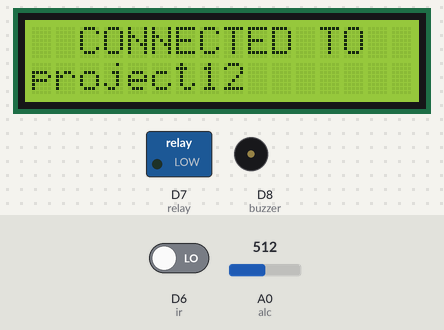
A sketch run on a simulated ESP8266 (NodeMCU). Shown: 16×2 character LCD, switched loads named in the sketch (green lamp = pin HIGH), buzzer (waves = sounding, pin HIGH). Inputs (shaded band) come from the test bench; at power-on: A0 (alc) = 512, D6 (ir) LOW. WiFi joins after 1.5 s; servers stay silent unless stated; uploads are accepted with an empty reply; what the sketch prints to the serial monitor is not drawn.

Above: at 3.8 s.
At 11.6 s:
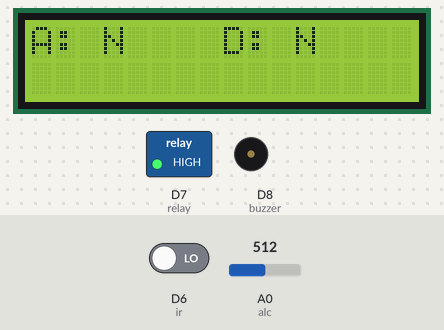
11.7 s: A0 (alc) set to 990
13.2 s: A0 (alc) set to 1015
At 14.0 s:
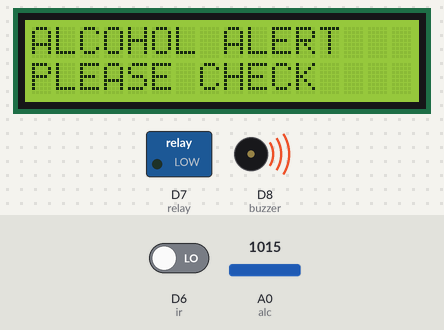
At 14.8 s:
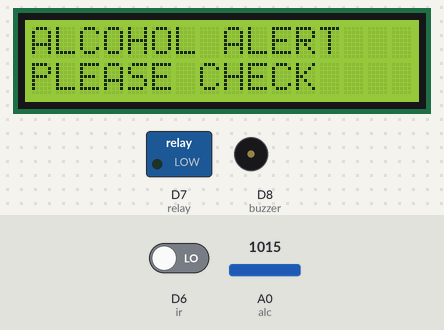
Timing chart, 0 to 21.8 s (numbered marks = the images above; inputs shaded):
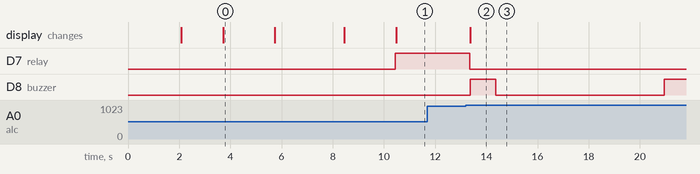

Measured:
- the behaviour switches between 1000 and 1001 on A0 (alc) (found by bisection; images 1 and 2)
- after the input at 11.7 s, every drawn part: stays the same
- after the input at 13.2 s, D7 (relay): HIGH → LOW after 0.16 s; D8 (buzzer): LOW → HIGH after 0.16 s, → LOW 1.0 s later, → HIGH 6.6 s later; the display: changes after 0.16 s (image 2)
- what the display in image 0 shows lasts 2.0 s, from 3.7 s to 5.7 s

The sketch:

Real_Time_Drowsiness_Detection_bharath_cse.ino
```cpp
#include <ESP8266WiFi.h>
#include <ESP8266HTTPClient.h>
#include <String.h>
#include <LiquidCrystal.h>


// WiFi parameters to be configured
const char* ssid = "project12"; // Hoofdlettergevoelig
const char* password = "project123456"; // Hoofdlettergevoelig

String a = "http://sms.scubedigi.com/api.php?username=Mydreamacd&password=Mydre@m123&to=9059966082&from=MYDREM&message=";
String msg = "\0";
String r = "http://projectsiot.xyz/IoTProjects/Drowsy/upload.php?a=";
String rs = "\0";
int v = 0;
int count = 0;
int i = 0;


LiquidCrystal lcd(D0,D1,D2,D3,D4,D5);

const int alc    = A0;

#define ir  D6
#define relay D7
#define buzzer D8


String A = "N";
String D = "N";
int flag1 = 0;
int flag2 = 0;

void beep ()
{
  digitalWrite(buzzer, HIGH);
  delay(1000);
  digitalWrite(buzzer, LOW);
  delay(100);
}

void setup()
{

  pinMode(ir, INPUT);
  pinMode(relay, OUTPUT);
  pinMode(buzzer,OUTPUT);
pinMode(alc,INPUT);


    Serial.begin(9600);
    Serial.println("WELCOME");

        lcd.begin(16, 2);


          lcd.clear();
          lcd.setCursor(0,0);
          lcd.print("REAL TIME DROWSINESS");

          lcd.setCursor(0,1);
          lcd.print("DETECTION");
          delay(1500);

Serial.print("Bezig met verbinden");
  WiFi.begin(ssid, password); // Connect to WiFi

  // while wifi not connected yet, print '.'
  // then after it connected, get out of the loop
  while (WiFi.status() != WL_CONNECTED) {
     delay(500);
     lcd.clear();
  lcdstring(0,0," CONNECTING  TO ");
  lcdstring(0,1,ssid);
  delay(200);
     Serial.print(".");
  }

  Serial.println("OK!");

  // Access Point (SSID).
  Serial.print("SSID: ");
  Serial.println(WiFi.SSID());

  // IP adres.
  Serial.print("IP: ");
  Serial.println(WiFi.localIP());
Serial.println("state---------------1");
  // Signaalsterkte.
  long rssi = WiFi.RSSI();
  Serial.print("Signaal sterkte (RSSI): ");
  Serial.print(rssi);
  Serial.println(" dBm");
  Serial.println("");
     lcd.clear();
  lcdstring(0,0,"  CONNECTED TO  ");
  lcdstring(0,1,ssid);
  delay(2000);

lcd.clear();
  lcdstring(0,0,"  SERVER INT.  ");
  lcdstring(0,1,"  PLEASE WAIT  ");
  delay(2000);


  rs=r+"U"+"&b="+D;
  send2server();
lcd.clear();
  lcdstring(0,0,"  SERVER INT.  ");
  lcdstring(0,1,"      DONE      ");
  delay(2000);

          lcd.clear();

          lcd.setCursor(0,0);
          lcd.print("A:");
          lcd.setCursor(8,0);
          lcd.print("D:");
          lcd.setCursor(3,0);
          lcd.print(A);
          lcd.setCursor(11,0);
          lcd.print(D);
}

void loop()
{

  int alc_sen = analogRead(A0);
  Serial.print("ALCOHOL:");
  Serial.print("\t");
  Serial.println(alc_sen);
 // lcd.setCursor(3,0);
 // lcd.print(alc_sen);


A = "N";
D = "N";
//EYE BLINK SENSOR FOR DROWSY DETECTION---------------
  if(digitalRead(ir)==1)
  {
  i++;
 delay(1000);
  }
  if(digitalRead(ir)==0)
  {
  if(i>=1)
  {
    i--;
    delay(2000);
    }
  }
  count=i;
  Serial.print("count=");  Serial.println(count);

 //---------------6---------DROWSY ALERT-------
  if(count>2) //drowsy detected
  {
    //count = 0;
    Serial.println("dowsy ness detected");
D = "Y";
    count = 3;
    i = count;
digitalWrite(relay,LOW);
delay(300);
   lcd.clear ();
   lcdstring(0,0,"DRIVER DROWSY   ") ;
   lcdstring(0,1,"PLEASE CHECK     ") ;
   beep ();

 if (flag2 == 0)
      {
        flag2 = 1;
        msg = a + "DRIVER%20DROWSY%20ALERT";
        sendsms();
      }

     rs=r+A+"&b="+D;
  send2server();

   delay (5000);
 }
else if(alc_sen>1000)
  {
   digitalWrite(relay,0);

   lcd.clear ();
   lcdstring(0,0,"ALCOHOL ALERT     ") ;
   lcdstring(0,1,"PLEASE CHECK     ") ;
      Serial.println("ALERT! ALCOHOL DETECTED");
      beep ();
A = "Y";

  rs=r+A+"&b="+D;
  send2server();

      if (flag1 == 0)
      {
        flag1 = 1;
        msg = a + "DRIVER%20ALCOHOL%20ALERT";
        sendsms();
      }
       delay(5000);
       }
else{
  digitalWrite(relay,1);

          lcd.clear();

          lcd.setCursor(0,0);
          lcd.print("A:");
          lcd.setCursor(8,0);
          lcd.print("D:");
          lcd.setCursor(3,0);
          lcd.print(A);
          lcd.setCursor(11,0);
          lcd.print(D);
  flag1=0;
  flag2=0;
  rs=r+A+"&b="+D;
  send2server();
}
}

 void send2server ()
{
Serial.print("rs = "); Serial.println(rs);
if(WiFi.status()== WL_CONNECTED){ //Check WiFi connection status

    HTTPClient http; //Declare an object of class HTTPClient
 http.begin(rs);

int httpCode = http.GET(); //Send the request
    if (httpCode > 0) { //Check the returning code
      String payload = http.getString(); //Get the request response payload
      Serial.println(payload); //Print the response payload
    }
    http.end(); //Close connection

delay(500);
}
}
 void sendsms ()
{
Serial.print("msg = "); Serial.println(msg);
if(WiFi.status()== WL_CONNECTED){ //Check WiFi connection status

    HTTPClient http; //Declare an object of class HTTPClient
 http.begin(msg);

int httpCode = http.GET(); //Send the request
    if (httpCode > 0) { //Check the returning code
      String payload = http.getString(); //Get the request response payload
      Serial.println(payload); //Print the response payload
    }
    http.end(); //Close connection

delay(500);
}
}

void lcdstring (unsigned int a, unsigned int b, String data)
{
  // lcd.clear();
  lcd.setCursor(a, b);
  lcd.print(data);
}
```
